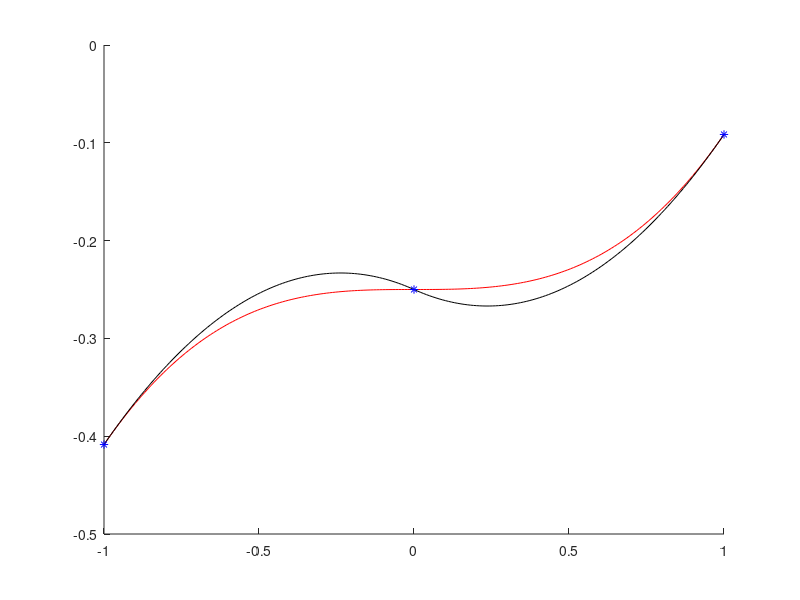
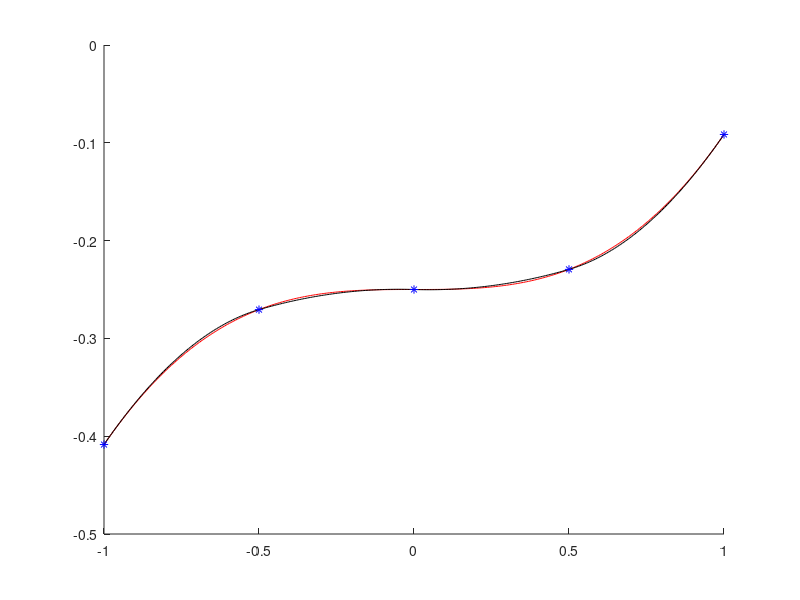
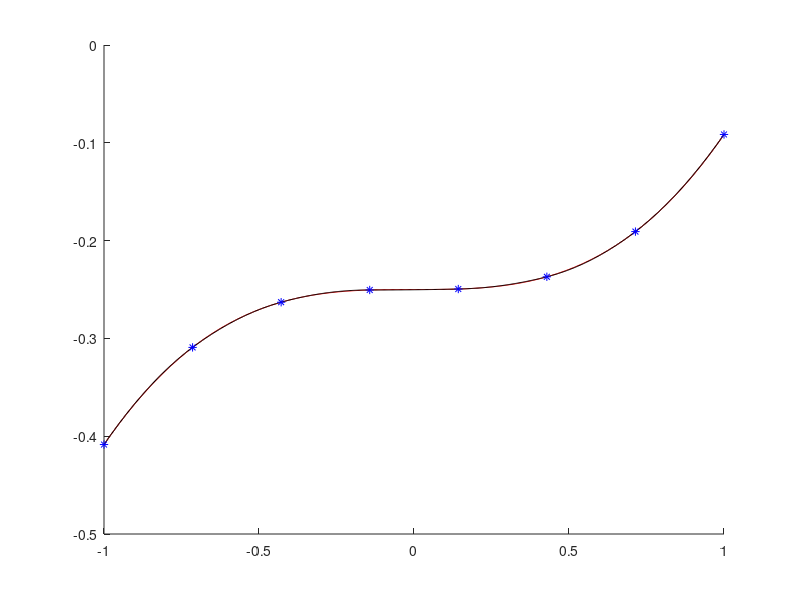
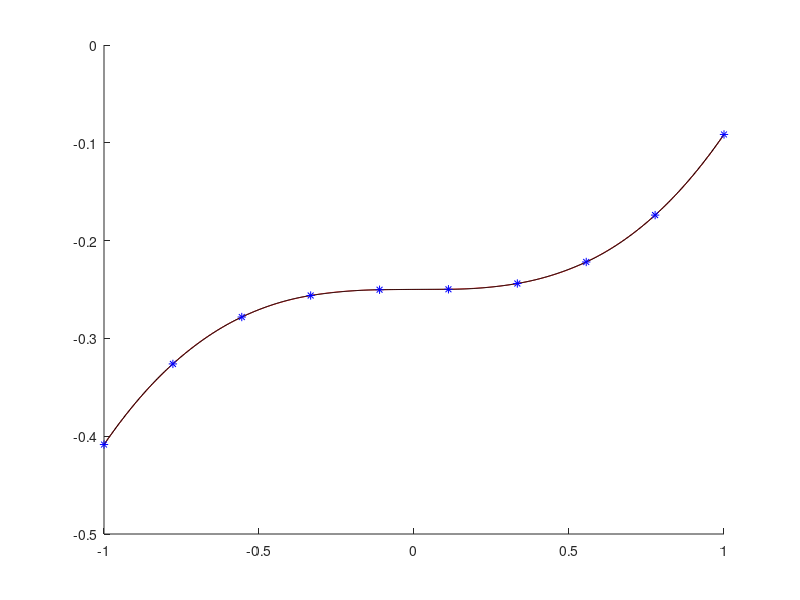

Write the MATLAB code that produced these figures, in order.
% Spline 2,1

amountPoints = [3 5 8 10];
f = @(x) x - sin(x) - 0.25;
a = -1;
b = 1;

for t = 1 : length(amountPoints)
    figure(t);
    hold on;
    
    n = amountPoints(t);
    x = linspace(a, b, n);
    y = f(x);
    
    max_dev = 0;
    a_prev_2 = 0;
    a_prev_1 = 1 - cos(a);
    
    for i = 1 : n - 1
        X = [    x(i)^2      x(i)  1; 
             x(i + 1)^2  x(i + 1)  1;
               2 * x(i)         1  0;];
        Y = [    y(i);
             y(i + 1);
             2 * x(i) * a_prev_2 + a_prev_1;];
        A = X \ Y;
        
        a_prev_2 = A(1);
        a_prev_1 = A(2);
        
        spline = @(x) A(1) * x.^2 + A(2) * x + A(3);
        check = linspace(x(i), x(i + 1));
        plot(check,      f(check), 'r-');
        plot(check, spline(check), 'k-');
        
        fmax = @(x) abs(f(x) - spline(x));
        max_dev = max(max(fmax(check)), max_dev);
    end

    fprintf("n = %2i   max_dev = %1.6f\n", n, max_dev);
    plot(x, y, 'b*');
end

clear;